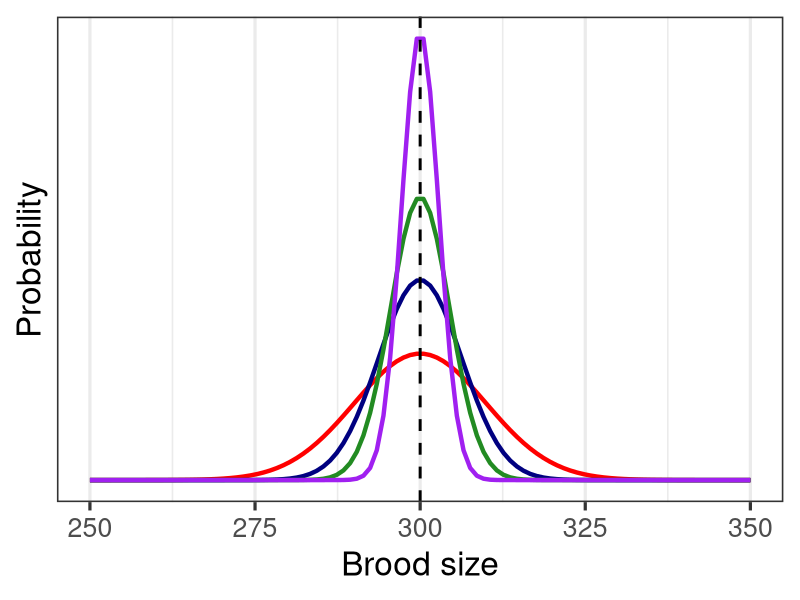
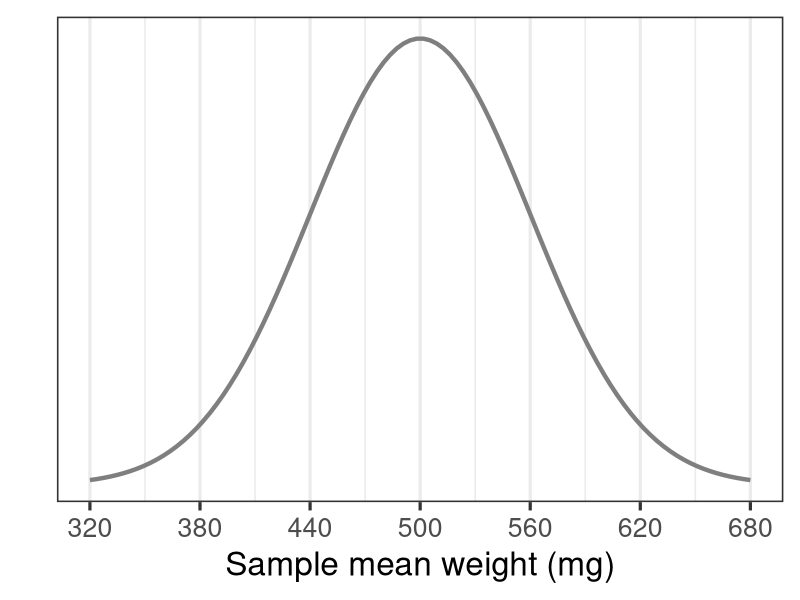
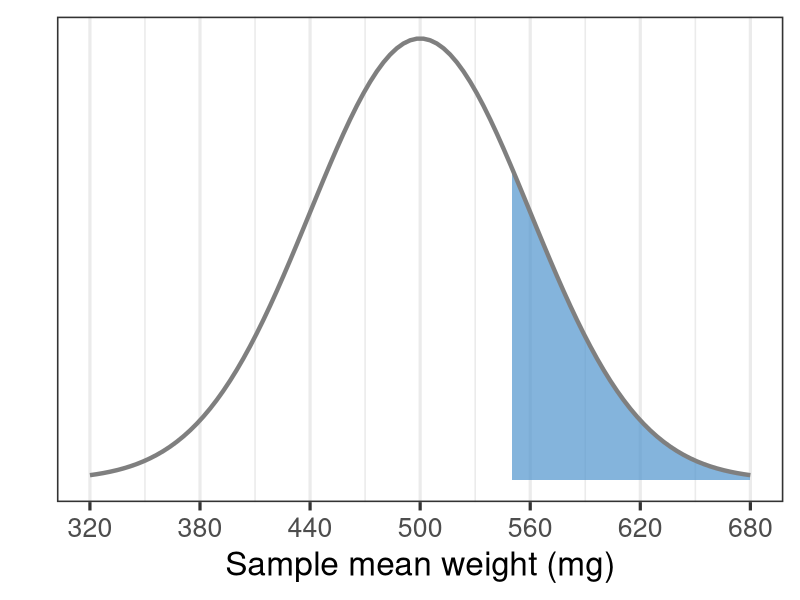
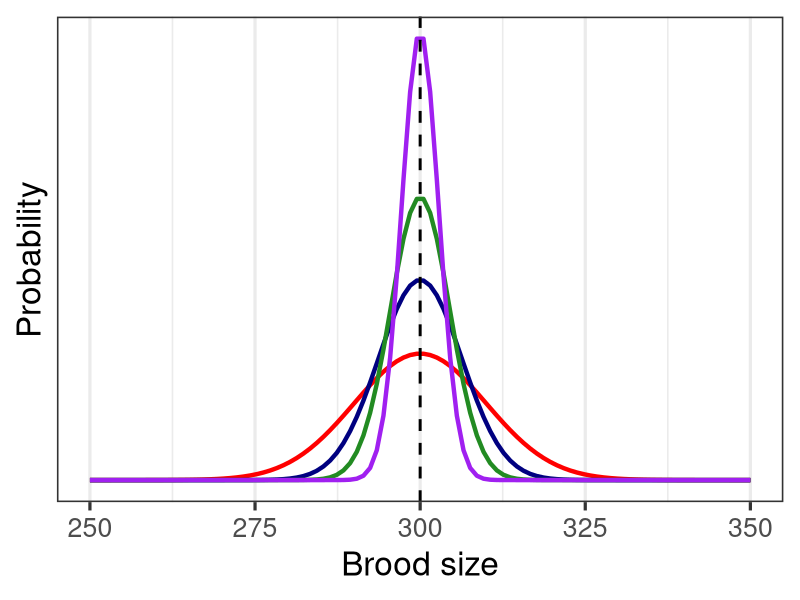
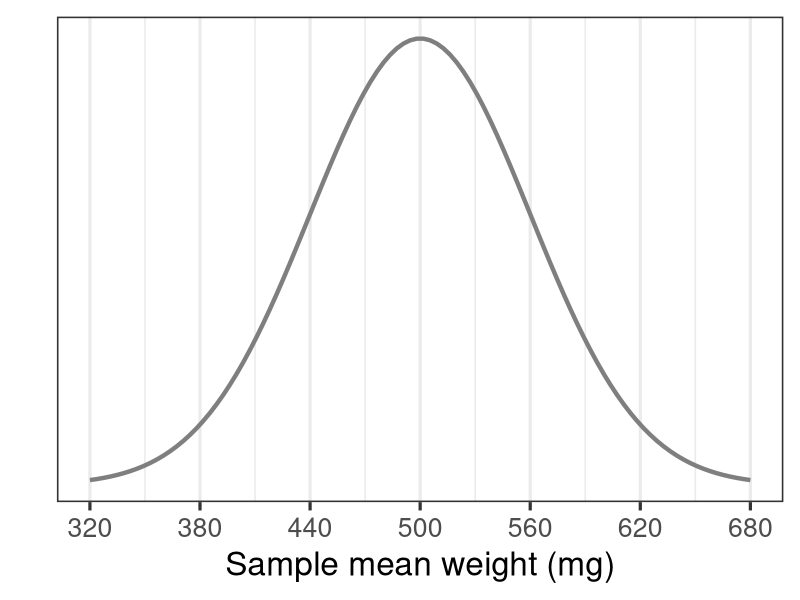
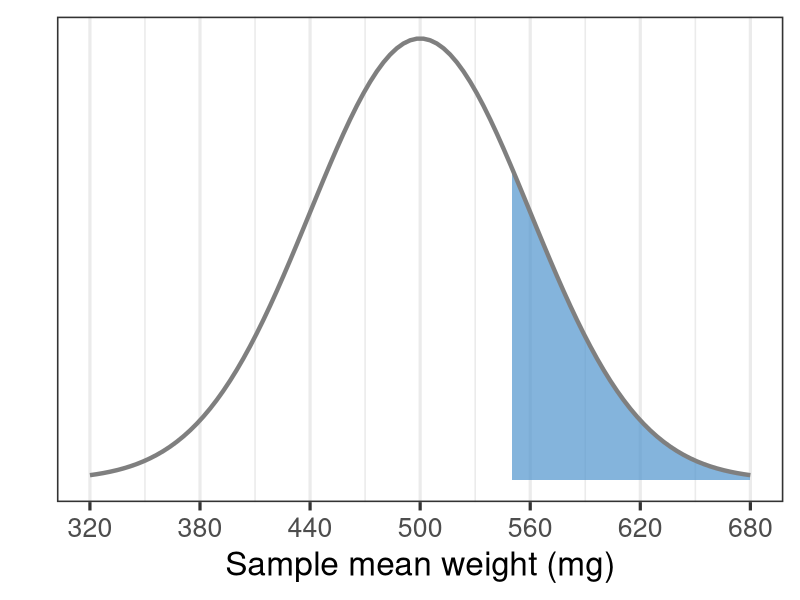

Here is the R script that generated these plots, in order:
# lecture05 - distributions pt. 2
library(tidyverse)

# set working directory
setwd(dirname(rstudioapi::getActiveDocumentContext()$path))

# set seed
set.seed(215)

# create a population - 10% disease
# 0 = no disease, 1 = disease
pop <- c(rep(0, 45), rep(1, 5))

# create a random sample 1000 times
# 50 choices for first individual, 49 for second, 48... = 50x49x48x47x46 ways to sample the data
df <- data.frame(rep = seq(1:1000)) %>%
    dplyr::rowwise() %>%
    # create the samples
    dplyr::mutate(sample = paste(sample(pop, 5), collapse = ",")) %>%
    # separate each element of the sample into 5 columns for easy math
    tidyr::separate(sample, into = c("one", "two", "three", "four", "five"), sep = ",", remove = FALSE) %>%
    # rowwise helps to make sure the calculations are done row by row instead of summing
    dplyr::rowwise() %>%
    # find the proportion of disease individuals in the population
    dplyr::mutate(prop = sum(as.numeric(one), 
                             as.numeric(two), 
                             as.numeric(three), 
                             as.numeric(four), 
                             as.numeric(five))/5) %>%
    dplyr::select(rep, sample, prop)


df <- data.frame(rep = seq(1:1000)) %>%
    dplyr::rowwise() %>%
    # create the samples
    dplyr::mutate(sample = paste(sample(pop, 5), collapse = ",")) %>%
    dplyr::mutate(individual = sample) %>%
    # separate each element of the sample
    tidyr::separate_rows(individual, sep = ",", convert = TRUE) %>%
    dplyr::mutate(prob = ifelse(individual == 0, 45/50, 5/50)) %>%
    dplyr::group_by(rep, sample) %>%
    dplyr::summarize(probability = prod(prob),
                     relative_freq = mean(individual))

# check out the distribution
# mean = 0.094! population mean = 0.1 :) 
summary(df$probability)
summary(df$relative_freq)

# c. elegans samples
set.seed(17593)
sam1 <- rnorm(10, mean = 300, sd = 20)
mean(sam1)
sd(sam1)
sam2 <- rnorm(10, mean = 300, sd = 20)
mean(sam2)
sd(sam2)
sam3 <- rnorm(10, mean = 300, sd = 20)
mean(sam3)
sd(sam3)
sam4 <- rnorm(10, mean = 300, sd = 20)
mean(sam4)
sd(sam4)

# mean of sample means
mean(c(mean(sam1), mean(sam2), mean(sam3), mean(sam4)))

# sd of samples
sd(c(mean(sam1), mean(sam2), mean(sam3), mean(sam4)))
20/sqrt(4)

# plot sample standard deviation as a function of sample size n
data.frame(x = c(250,350)) %>%
    ggplot2::ggplot(.) +
    ggplot2::aes(x) +
    ggplot2::stat_function(fun = dnorm, 
                           n = 100, 
                           args = list(mean = 300, sd = 10),
                           color = "red", size = 1.5) + 
    ggplot2::stat_function(fun = dnorm, 
                           n = 100, 
                           args = list(mean = 300, sd = 6.32),
                           color = "navy", size = 1.5) +
    ggplot2::stat_function(fun = dnorm, 
                           n = 100, 
                           args = list(mean = 300, sd = 4.47),
                           color = "forestgreen", size = 1.5) +
    ggplot2::stat_function(fun = dnorm, 
                           n = 100, 
                           args = list(mean = 300, sd = 2.82),
                           color = "purple", size = 1.5) +
    ggplot2::labs(y = "Probability", x = "Brood size") +
    ggplot2::scale_y_continuous(breaks = NULL) +
    ggplot2::theme_bw(24) +
    ggplot2::geom_vline(xintercept = 300, linetype = 2, size = 1)
ggsave("sd_v_n.png", height = 5, width = 7)


# seed weight example
data.frame(x = c(320,680)) %>%
    ggplot2::ggplot(.) +
    ggplot2::aes(x) +
    # ggplot2::stat_function(fun = dnorm, 
    #                        n = 100, 
    #                        geom = "area",
    #                        args = list(mean = 0, sd = 1),
    #                        xlim = c(-3, 1.53),
    #                        alpha = 0.7,
    #                        fill = "steelblue3", size = 1.5) + 
    ggplot2::stat_function(fun = dnorm, 
                           n = 100, 
                           args = list(mean = 500, sd = 60),
                           color = "grey50", size = 1.5) + 
    ggplot2::labs(y = "", x = "Sample mean weight (mg)") +
    ggplot2::scale_y_continuous(breaks = NULL) +
    ggplot2::scale_x_continuous(breaks = c(320,380,440,500,560,620,680)) +
    ggplot2::theme_bw(24)
ggsave("seed_weights1.png", height = 5, width = 7)

data.frame(x = c(320,680)) %>%
    ggplot2::ggplot(.) +
    ggplot2::aes(x) +
    ggplot2::stat_function(fun = dnorm,
                           n = 100,
                           geom = "area",
                           args = list(mean = 500, sd = 60),
                           xlim = c(550, 680),
                           alpha = 0.7,
                           fill = "steelblue3", size = 1.5) +
    ggplot2::stat_function(fun = dnorm, 
                           n = 100, 
                           args = list(mean = 500, sd = 60),
                           color = "grey50", size = 1.5) + 
    ggplot2::labs(y = "", x = "Sample mean weight (mg)") +
    ggplot2::scale_y_continuous(breaks = NULL) +
    ggplot2::scale_x_continuous(breaks = c(320,380,440,500,560,620,680)) +
    ggplot2::theme_bw(24)
ggsave("seed_weights2.png", height = 5, width = 7)

# prob z > 0.83
1-pnorm(0.83)
1-pnorm(550, mean = 500, sd = 60)

#######
# Central limit theorem
